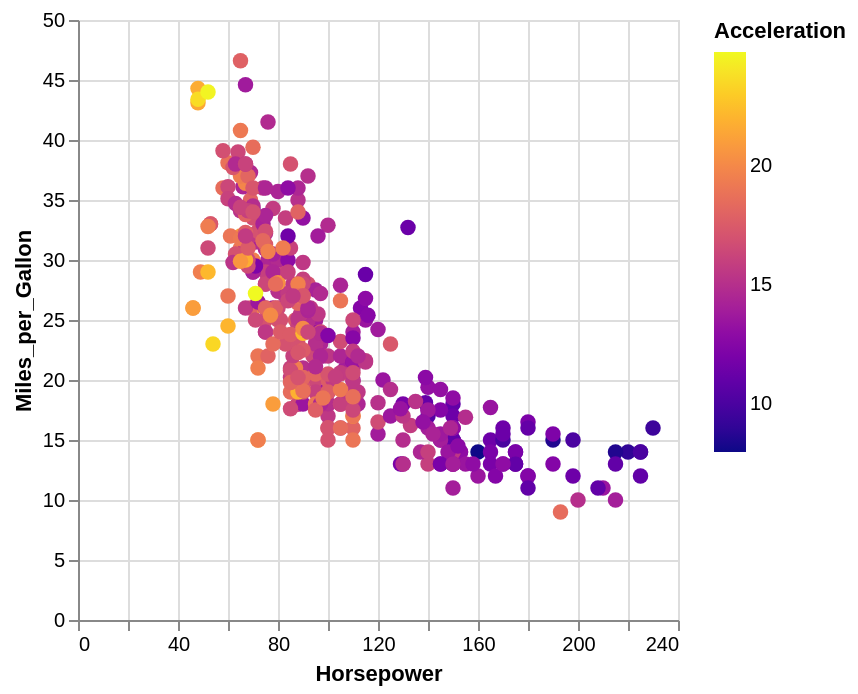

Vega-Lite specification for this chart:
### Vega-Lite specification from a JSON file in a GitHub repository (floating-point values rounded to 4 significant figures; data arrays with more than 128 entries replaced by an {"elided": "..."} marker saying what was removed)
{"$schema": "https://vega.github.io/schema/vega-lite/v5.json", "data": {"values": {"elided": "406 records"}}, "description": "Continuous colour scale based on named vega schame. Should use the entire plasma colour scheme.", "encoding": {"color": {"field": "Acceleration", "scale": {"scheme": "plasma"}, "type": "quantitative"}, "opacity": {"value": 1}, "size": {"value": 60}, "x": {"field": "Horsepower", "type": "quantitative"}, "y": {"field": "Miles_per_Gallon", "type": "quantitative"}}, "mark": "circle", "transform": [{"as": "accelerationZScore", "calculate": "(datum.Acceleration - 15.52)/2.80"}]}
